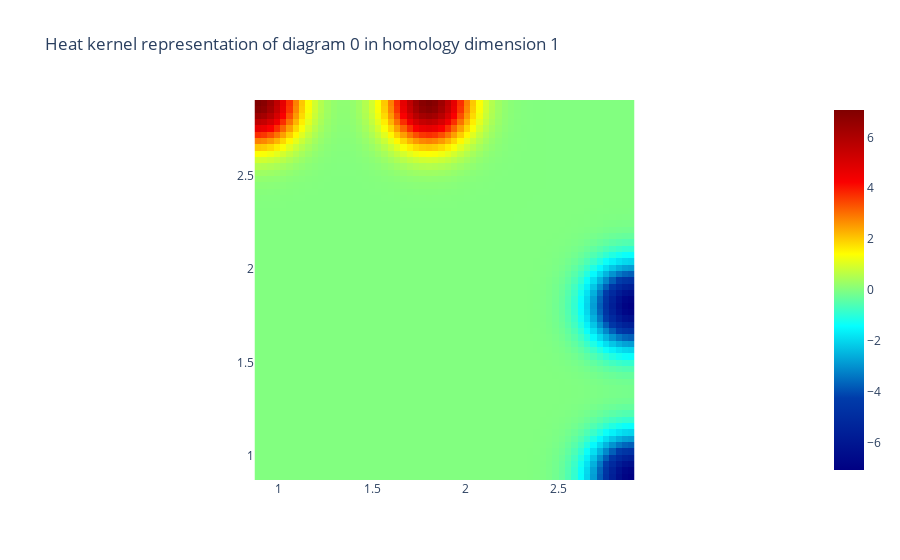

Notebook code cell kept with this figure:
### Code cell
from gtda.diagrams import HeatKernel

heat = HeatKernel(sigma=.15, n_bins=60, n_jobs=-1)
im8_heat = heat.fit_transform(im8_scaled)

# Visualise the heat kernel for H1
heat.plot(im8_heat, homology_dimension_idx=1, colorscale='jet')

### Figure 1 — Plotly figure (JSON) as saved in the notebook; plotly's stock layout.template omitted (floating-point values rounded to 4 significant figures; data arrays with more than 128 entries replaced by an {"elided": "..."} marker saying what was removed)
{"data": [{"colorscale": [[0, "rgb(0,0,131)"], [0.2, "rgb(0,60,170)"], [0.4, "rgb(5,255,255)"], [0.6, "rgb(255,255,0)"], [0.8, "rgb(250,0,0)"], [1, "rgb(128,0,0)"]], "type": "heatmap", "x": [0.8873, 0.9212, 0.9551, 0.989, 1.023, 1.057, 1.091, 1.125, 1.159, 1.192, 1.226, 1.26, 1.294, 1.328, 1.362, 1.396, 1.43, 1.464, 1.497, 1.531, 1.565, 1.599, 1.633, 1.667, 1.701, 1.735, 1.769, 1.803, 1.836, 1.87, 1.904, 1.938, 1.972, 2.006, 2.04, 2.074, 2.108, 2.142, 2.175, 2.209, 2.243, 2.277, 2.311, 2.345, 2.379, 2.413, 2.447, 2.481, 2.514, 2.548, 2.582, 2.616, 2.65, 2.684, 2.718, 2.752, 2.786, 2.82, 2.853, 2.887], "y": [2.887, 2.853, 2.82, 2.786, 2.752, 2.718, 2.684, 2.65, 2.616, 2.582, 2.548, 2.514, 2.481, 2.447, 2.413, 2.379, 2.345, 2.311, 2.277, 2.243, 2.209, 2.175, 2.142, 2.108, 2.074, 2.04, 2.006, 1.972, 1.938, 1.904, 1.87, 1.836, 1.803, 1.769, 1.735, 1.701, 1.667, 1.633, 1.599, 1.565, 1.531, 1.497, 1.464, 1.43, 1.396, 1.362, 1.328, 1.294, 1.26, 1.226, 1.192, 1.159, 1.125, 1.091, 1.057, 1.023, 0.989, 0.9551, 0.9212, 0.8873], "z": {"elided": "60x60 float values"}}], "layout": {"plot_bgcolor": "white", "title": {"text": "Heat kernel representation of diagram 0 in homology dimension 1"}, "xaxis": {"constrain": "domain", "scaleanchor": "y"}, "yaxis": {"autorange": true, "constrain": "domain"}}}
